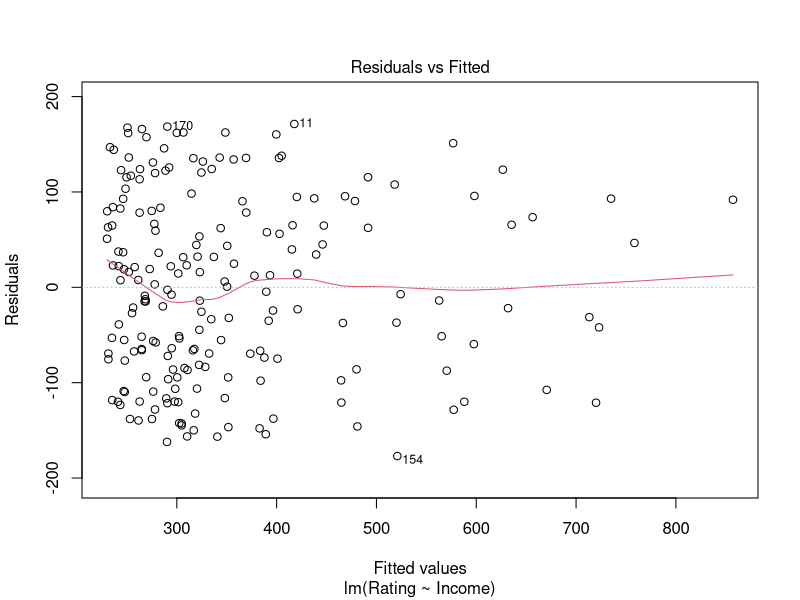
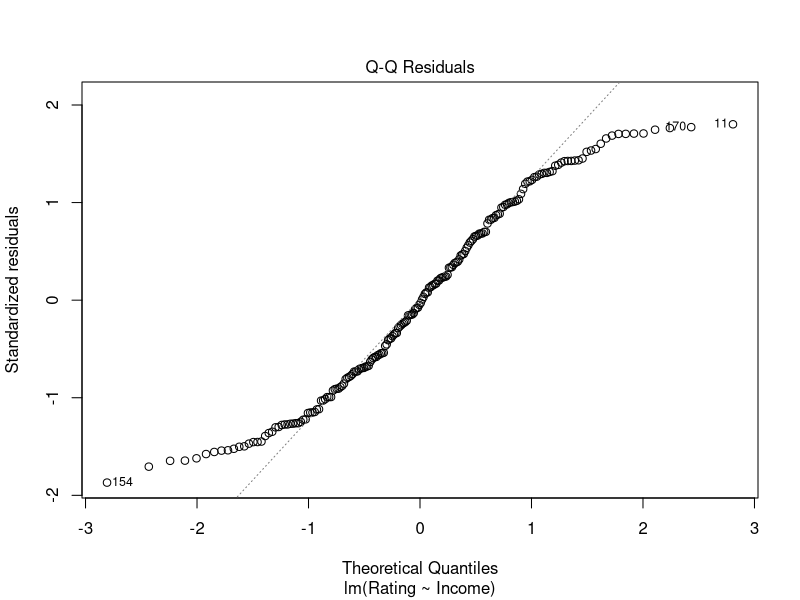
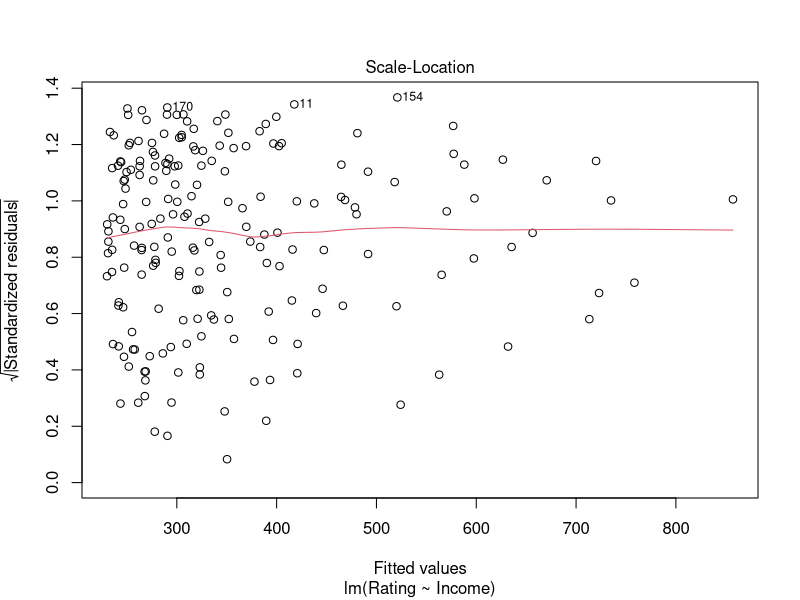
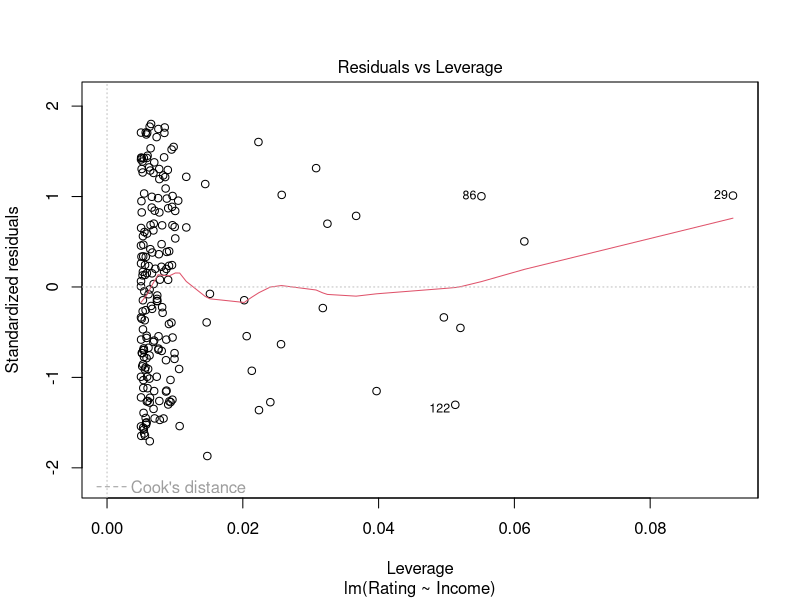

R code for these plots, in order:
# Vincent Lazo
# STA 4163
# Mini project 3

library("readxl")

# Auxiliary variables:
dataset <- read_excel("STA4163 Mini Project 3 Dataset-1.xlsx")
df <- data.frame(dataset)

attach(df)

# part 1: simple linear regression

# model
income_model <- lm(Rating ~ Income, data = df)

# scatterplot
png('output/income_plot.png')
plot(income_model)
dev.off()

# model summary
summary(income_model)

# anova on model
anova(income_model)

# confidence interval
confint(income_model)